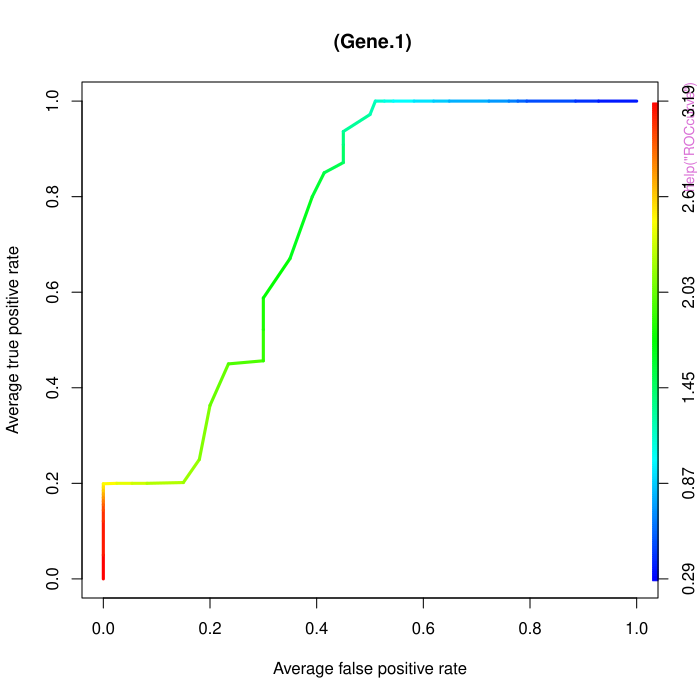

Source code (R):
pkgname <- "a4Classif"
source(file.path(R.home("share"), "R", "examples-header.R"))
options(warn = 1)
base::assign(".ExTimings", "a4Classif-Ex.timings", pos = 'CheckExEnv')
base::cat("name\tuser\tsystem\telapsed\n", file=base::get(".ExTimings", pos = 'CheckExEnv'))
base::assign(".format_ptime",
function(x) {
  if(!is.na(x[4L])) x[1L] <- x[1L] + x[4L]
  if(!is.na(x[5L])) x[2L] <- x[2L] + x[5L]
  options(OutDec = '.')
  format(x[1L:3L], digits = 7L)
},
pos = 'CheckExEnv')

### * </HEADER>
library('a4Classif')

base::assign(".oldSearch", base::search(), pos = 'CheckExEnv')
cleanEx()
nameEx("ROCcurve")
### * ROCcurve

flush(stderr()); flush(stdout())

base::assign(".ptime", proc.time(), pos = "CheckExEnv")
### Name: ROCcurve
### Title: Receiver operating curve
### Aliases: ROCcurve

### ** Examples

# simulated data set
esSim <- simulateData()
ROCcurve(probesetId = 'Gene.1', object = esSim, groups = 'type', addLegend = FALSE)

# ALL data set
if (require(ALL)){
  data(ALL, package = "ALL")
  ALL <- addGeneInfo(ALL)
  ALL$BTtype <- as.factor(substr(ALL$BT,0,1))
  ROCres <- ROCcurve(gene = "ABL1", object = ALL, groups = "BTtype")
}



base::assign(".dptime", (proc.time() - get(".ptime", pos = "CheckExEnv")), pos = "CheckExEnv")
base::cat("ROCcurve", base::get(".format_ptime", pos = 'CheckExEnv')(get(".dptime", pos = "CheckExEnv")), "\n", file=base::get(".ExTimings", pos = 'CheckExEnv'), append=TRUE, sep="\t")
cleanEx()
nameEx("lassoClass")
### * lassoClass

flush(stderr()); flush(stdout())

base::assign(".ptime", proc.time(), pos = "CheckExEnv")
### Name: lassoClass
### Title: Classify using the Lasso
### Aliases: lassoClass
### Keywords: models

### ** Examples


if (require(ALL)){
  data(ALL, package = "ALL")
  ALL <- addGeneInfo(ALL)
  ALL$BTtype <- as.factor(substr(ALL$BT,0,1))

  resultLasso <- lassoClass(object = ALL, groups = "BTtype")
  plot(resultLasso, label = TRUE,
    main = "Lasso coefficients in relation to degree of
  penalization.")
  featResultLasso <- topTable(resultLasso, n = 15)
}



base::assign(".dptime", (proc.time() - get(".ptime", pos = "CheckExEnv")), pos = "CheckExEnv")
base::cat("lassoClass", base::get(".format_ptime", pos = 'CheckExEnv')(get(".dptime", pos = "CheckExEnv")), "\n", file=base::get(".ExTimings", pos = 'CheckExEnv'), append=TRUE, sep="\t")
### * <FOOTER>
###
options(digits = 7L)
base::cat("Time elapsed: ", proc.time() - base::get("ptime", pos = 'CheckExEnv'),"\n")
grDevices::dev.off()
###
### Local variables: ***
### mode: outline-minor ***
### outline-regexp: "\\(> \\)?### [*]+" ***
### End: ***
quit('no')
